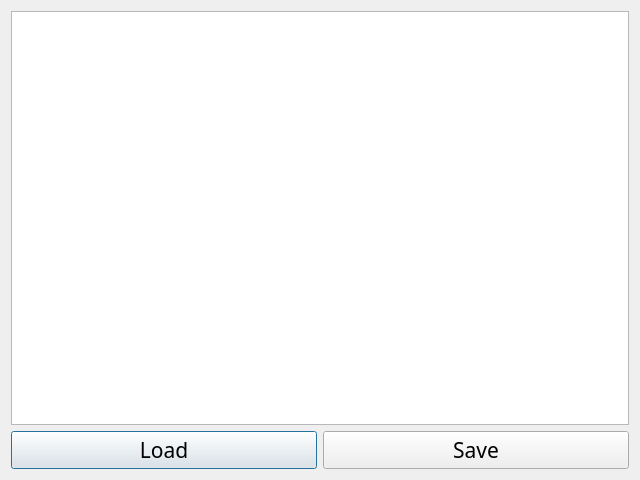
<?xml version="1.0" encoding="UTF-8"?>
<ui version="4.0">
 <class>RobotEditor</class>
 <widget class="QDialog" name="RobotEditor">
  <property name="geometry">
   <rect>
    <x>0</x>
    <y>0</y>
    <width>640</width>
    <height>480</height>
   </rect>
  </property>
  <property name="windowTitle">
   <string>Robot Editor</string>
  </property>
  <layout class="QVBoxLayout" name="verticalLayout_2">
   <item>
    <layout class="QVBoxLayout" name="verticalLayout">
     <item>
      <widget class="QPlainTextEdit" name="plainTextEdit"/>
     </item>
     <item>
      <layout class="QHBoxLayout" name="horizontalLayout">
       <item>
        <widget class="QPushButton" name="pushButton_2">
         <property name="font">
          <font>
           <family>ROG Fonts v1.6</family>
           <pointsize>16</pointsize>
          </font>
         </property>
         <property name="text">
          <string>Load</string>
         </property>
        </widget>
       </item>
       <item>
        <widget class="QPushButton" name="pushButton">
         <property name="font">
          <font>
           <family>ROG Fonts v1.6</family>
           <pointsize>16</pointsize>
          </font>
         </property>
         <property name="text">
          <string>Save</string>
         </property>
        </widget>
       </item>
      </layout>
     </item>
    </layout>
   </item>
  </layout>
 </widget>
 <resources/>
 <connections/>
</ui>
